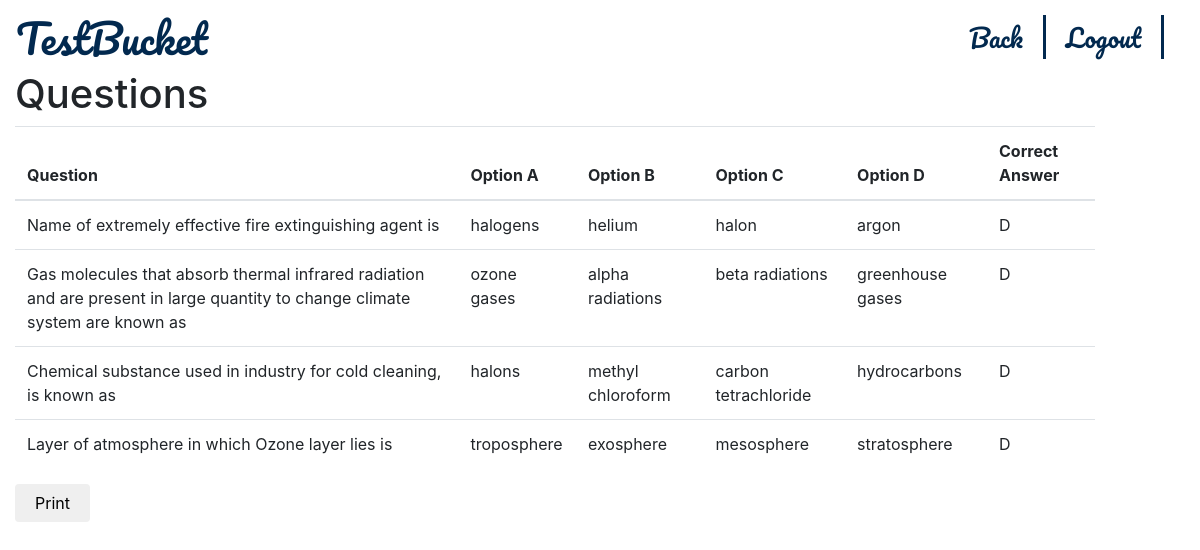
The page /teacher/view_test/7 on the database its author committed.
### webapp/models.py (models this page shows)
class Question(models.Model):
    question_id=models.AutoField(primary_key=True)
    course_id=models.ForeignKey(Course,on_delete=models.CASCADE)
    question=models.TextField()
    optionA=models.CharField(max_length=32)
    optionB=models.CharField(max_length=32)
    optionC=models.CharField(max_length=32)
    optionD=models.CharField(max_length=32)
    options=[
    ('A','Option A'),
    ('B','Option B'),
    ('C','Option C'),
    ('D','Option D')
    ]
    test_id=models.ForeignKey(Test,on_delete=models.CASCADE)
    answer=models.CharField(max_length=1,choices=options)

### webapp/views.py (the view)
# urls.py: path("teacher/view_test/<int:test_id>",views.view_test),
def view_test(request,test_id):
    test=Test.objects.get(test_id=test_id)
    questions=Question.objects.filter(test_id=test)
    return render(request,"webapp/view_test.html",{"test_id":test_id,"questions":questions})

### webapp/templates/webapp/view_test.html (shortened to what this page needs)
{% extends 'webapp/template.html' %}
{% block navs %}
<ul class="nav  navbar-right">
  <li ><a href="/teacher/test_summary/{{test_id}}"  style="color:#29275f ;margin-right:20px;border-right:solid" class="logout_btn">Back</a></li>
    <li ><a href="/logout" class="logout_btn">Logout</a></li>
  </ul>
  {% endblock %}
  {% block main %}
<div class="row" style="margin-top:20px">
  <div class="col-lg-12">
    <h1>Questions</h1>
    <table class="table">
      <thead>
        <tr>
          <th>Question</th>
          <th>Option A</th>
          <th>Option B</th>
          <th>Option C</th>
          <th>Option D</th>
          <th>Correct Answer</th>
        </tr>
      </thead>
      <tbody>
        {% for question in questions %}
        <tr>
          <td>{{ question.question }}</td>
  <td>{{question.optionC}}</td>
  <td>{{question.optionA}}</td>
  <td>{{question.optionB}}</td>
  <td>{{question.optionD}}</td>
<td>{{ question.answer }}</td>
        </tr>
        {% endfor %}
      </tbody>
    </table>
  </div>
</div>
<input type="button" style="width:75px"onclick="window.print()" value="Print" class="btn">
  {% endblock %}

### webapp/static/webapp/styles.css (style rules this page uses)
html,body { width: 100%; overflow: auto; background-repeat: no-repeat; background-size: cover; background-position: center; height: 100%; }
.row { width:100%; }
.logout_btn { color:#29275f ;margin-right:20px;border-right:solid; padding-right: 20px !important; font-size: 25px !important; color: #02294f !important; font-family: 'Pacifico', cursive !important; }

### rows shown on the page
Question: question "Name of extremely effective fire extinguishing agent is", optionC "halogens", optionA "helium", optionB "halon", optionD "argon", answer "D"
Question: question "Gas molecules that absorb thermal infrared radiation and are present in large quantity to change climate system are known as", optionC "ozone gases", optionA "alpha radiations", optionB "beta radiations", optionD "greenhouse gases", answer "D"
Question: question "Chemical substance used in industry for cold cleaning, is known as", optionC "halons", optionA "methyl chloroform", optionB "carbon tetrachloride", optionD "hydrocarbons", answer "D"
Question: question "Layer of atmosphere in which Ozone layer lies is", optionC "troposphere", optionA "exosphere", optionB "mesosphere", optionD "stratosphere", answer "D"
